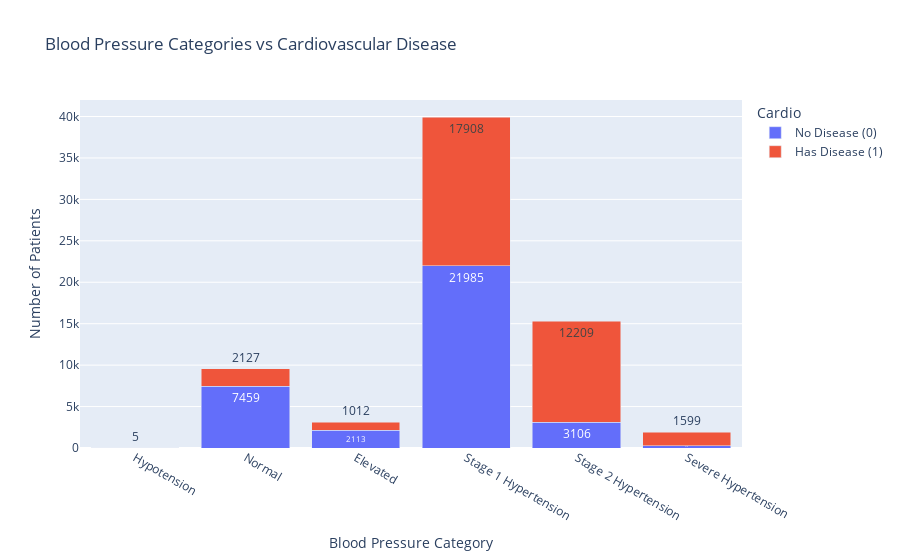

The cell this chart's notebook holds for it:
### Code cell
ct = pd.crosstab(df["ap_status"],df["cardio"]).reset_index()

ct.columns = ["ap_status", "No Disease (0)", "Has Disease (1)"]

label_map = {\
    0: "Hypotension",
    1: "Normal",
    2: "Elevated",
    3: "Stage 1 Hypertension",
    4: "Stage 2 Hypertension",
    5: "Severe Hypertension"
}
ct["ap_status"] = ct["ap_status"].map(label_map)

ct_melt = ct.melt(
    id_vars="ap_status",
    value_vars=["No Disease (0)", "Has Disease (1)"],
    var_name="Cardio",
    value_name="Count"
)

fig = px.bar(
    ct_melt, x="ap_status", y="Count", color="Cardio",
    title="Blood Pressure Categories vs Cardiovascular Disease",
    text="Count",
    labels={"ap_status": "Blood Pressure Category", "Count": "Number of Patients"},
    barmode="stack"
)

fig.show()

### Figure 1 — Plotly figure (JSON) as saved in the notebook; plotly's stock layout.template omitted (floating-point values rounded to 4 significant figures)
{"data": [{"hovertemplate": "Cardio=No Disease (0)<br>Blood Pressure Category=%{x}<br>Number of Patients=%{text}<extra></extra>", "legendgroup": "No Disease (0)", "marker": {"color": "#636efa", "pattern": {"shape": ""}}, "name": "No Disease (0)", "orientation": "v", "showlegend": true, "text": [16.0, 7459.0, 2113.0, 21980.0, 3106.0, 274.0], "textposition": "auto", "type": "bar", "x": ["Hypotension", "Normal", "Elevated", "Stage 1 Hypertension", "Stage 2 Hypertension", "Severe Hypertension"], "xaxis": "x", "y": [16, 7459, 2113, 21985, 3106, 274], "yaxis": "y"}, {"hovertemplate": "Cardio=Has Disease (1)<br>Blood Pressure Category=%{x}<br>Number of Patients=%{text}<extra></extra>", "legendgroup": "Has Disease (1)", "marker": {"color": "#EF553B", "pattern": {"shape": ""}}, "name": "Has Disease (1)", "orientation": "v", "showlegend": true, "text": [5.0, 2127.0, 1012.0, 17910.0, 12210.0, 1599.0], "textposition": "auto", "type": "bar", "x": ["Hypotension", "Normal", "Elevated", "Stage 1 Hypertension", "Stage 2 Hypertension", "Severe Hypertension"], "xaxis": "x", "y": [5, 2127, 1012, 17908, 12209, 1599], "yaxis": "y"}], "layout": {"barmode": "stack", "legend": {"title": {"text": "Cardio"}, "tracegroupgap": 0}, "title": {"text": "Blood Pressure Categories vs Cardiovascular Disease"}, "xaxis": {"anchor": "y", "domain": [0, 1], "title": {"text": "Blood Pressure Category"}}, "yaxis": {"anchor": "x", "domain": [0, 1], "title": {"text": "Number of Patients"}}}}
